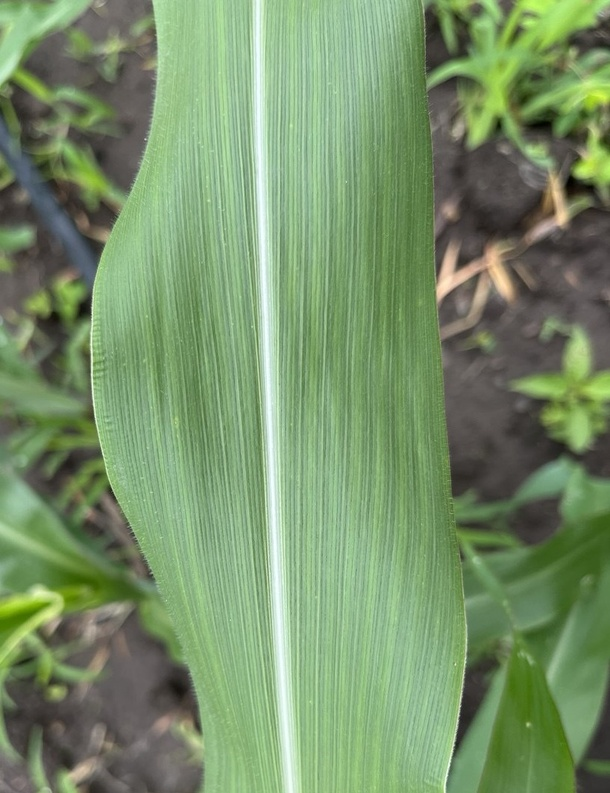
#> input picture dataset/saines/healthy_007.jpg, 610 x 793 px, shrunk from 818 x 1063 before the run; its folder holds 4 pictures in this run
$ python features.py   (older library calls are emulated)
#> lines starting #> are read from the running program, lines starting #| are printed output that depends on the picture; after the words box and inside, x2 and y2 are one past the last pixel; in counts of white or black regions, pixels touching at a corner belong together
"""
TP : Diagnostic Rouille Polysora sur Feuilles de Maïs à Madagascar
PARTIE 1 : Feature Engineering — Du Pixel aux Caractéristiques

Auteur : Rakotoarimalala Tsinjo Tony
"""

import cv2
import numpy as np
import pandas as pd
import os

# ─────────────────────────────────────────────────────────────────────────────
# FEATURE 1 : pct_rouille — Pourcentage de pixels "rouille" (HSV masking)
# ─────────────────────────────────────────────────────────────────────────────
def extraire_pct_rouille(img_bgr):
    """
    Convertit l'image en HSV et crée un masque pour les teintes
    'rouille' (marrons / oranges / jaunes).

    La rouille polysora se manifeste par des pustules de couleur
    orange à brun-orangé → plage HSV : H ∈ [5°, 30°], S > 50%, V > 50%.

    Returns
    -------
    float : proportion de pixels rouille (0.0 à 1.0)
    """
    hsv = cv2.cvtColor(img_bgr, cv2.COLOR_BGR2HSV)

    # Plage HSV pour les teintes orange/brun/rouille
    # En OpenCV : H ∈ [0, 179], S et V ∈ [0, 255]
    lower_rouille = np.array([5,  80, 80],  dtype=np.uint8)
    upper_rouille = np.array([30, 255, 255], dtype=np.uint8)

    masque = cv2.inRange(hsv, lower_rouille, upper_rouille)
    total_pixels = img_bgr.shape[0] * img_bgr.shape[1]
    pixels_rouille = np.count_nonzero(masque)

    return pixels_rouille / total_pixels


# ─────────────────────────────────────────────────────────────────────────────
# FEATURE 2 : rugosite — Variance du gradient de Sobel
# ─────────────────────────────────────────────────────────────────────────────
def extraire_rugosite(img_bgr):
    """
    Applique un filtre de Sobel sur le canal niveaux de gris de l'image.

    Les pustules de rouille créent des irrégularités de surface qui se
    traduisent par des gradients d'intensité élevés. La variance du gradient
    capture cette hétérogénéité texturale.

    Returns
    -------
    float : variance de la magnitude du gradient de Sobel (normalisée)
    """
    gris = cv2.cvtColor(img_bgr, cv2.COLOR_BGR2GRAY)

    # Gradients horizontaux et verticaux (kernel 3×3)
    grad_x = cv2.Sobel(gris, cv2.CV_64F, 1, 0, ksize=3)
    grad_y = cv2.Sobel(gris, cv2.CV_64F, 0, 1, ksize=3)

    # Magnitude du gradient
    magnitude = np.sqrt(grad_x**2 + grad_y**2)

    # La variance mesure la dispersion : élevée → surface irrégulière
    return float(np.var(magnitude))


# ─────────────────────────────────────────────────────────────────────────────
# FEATURE 3 : ratio_saturation — Saturation moyenne de la zone verte
# ─────────────────────────────────────────────────────────────────────────────
def extraire_ratio_saturation(img_bgr):
    """
    Intuition agronomique : Une feuille saine de maïs présente un vert
    franc, saturé et homogène (chlorophylle abondante). Lorsque la rouille
    s'installe, la chlorophylle se dégrade (chlorose) et la saturation
    globale de la zone verte diminue au profit des teintes marron/beige.

    On extrait la saturation moyenne dans l'espace HSV uniquement sur les
    pixels "verts" (H ∈ [35°, 85°]) pour rester robuste aux pustules.

    Returns
    -------
    float : saturation moyenne des pixels verts (0.0 à 1.0)
    """
    hsv = cv2.cvtColor(img_bgr, cv2.COLOR_BGR2HSV)

    # Masque des pixels verts (feuille elle-même)
    lower_vert = np.array([35, 30, 30], dtype=np.uint8)
    upper_vert = np.array([85, 255, 255], dtype=np.uint8)
    masque_vert = cv2.inRange(hsv, lower_vert, upper_vert)

    if np.count_nonzero(masque_vert) == 0:
        # Cas dégénéré : pas de pixel vert détecté
        return 0.0

    # Canal S ∈ [0, 255] → normalisé en [0, 1]
    saturation_canal = hsv[:, :, 1].astype(np.float32) / 255.0
    saturation_verts = saturation_canal[masque_vert > 0]

    return float(np.mean(saturation_verts))


# ─────────────────────────────────────────────────────────────────────────────
# EXTRACTION COMPLÈTE SUR UN DOSSIER
# ─────────────────────────────────────────────────────────────────────────────
def extraire_features_dossier(dossier, label):
    """
    Parcourt un dossier d'images et retourne une liste de dictionnaires
    avec les features de chaque image.
    """
    extensions = {'.jpg', '.jpeg', '.png', '.bmp', '.tiff'}
    lignes = []

    fichiers = sorted([
        f for f in os.listdir(dossier)
        if os.path.splitext(f)[1].lower() in extensions
    ])

    for nom_fichier in fichiers:
        chemin = os.path.join(dossier, nom_fichier)
        img = cv2.imread(chemin)

        if img is None:
            print(f"  [AVERTISSEMENT] Impossible de lire : {chemin}")
            continue

        pct_rouille     = extraire_pct_rouille(img)
        rugosite        = extraire_rugosite(img)
        ratio_sat       = extraire_ratio_saturation(img)

        lignes.append({
            'ID_Image'        : nom_fichier,
            'pct_rouille'     : round(pct_rouille, 6),
            'rugosite'        : round(rugosite, 4),
            'ratio_saturation': round(ratio_sat, 6),
            'label_malade'    : label
        })

    return lignes


# ─────────────────────────────────────────────────────────────────────────────
# SCRIPT PRINCIPAL
# ─────────────────────────────────────────────────────────────────────────────
if __name__ == '__main__':
    DOSSIER_SAINES  = 'dataset/saines'
    DOSSIER_MALADES = 'dataset/malades'
    FICHIER_SORTIE  = 'features.csv'

    print("=" * 60)
    print("  EXTRACTION DE FEATURES — ROUILLE POLYSORA (MAÏS)")
    print("=" * 60)

    print(f"\n[1/2] Traitement des feuilles SAINES  ({DOSSIER_SAINES})...")
    data_saines  = extraire_features_dossier(DOSSIER_SAINES,  label=0)
#> in extraire_features_dossier, img is the input picture: shape (793, 610, 3); mean B, G, R 105.2, 145.3, 119.3
#> in extraire_pct_rouille, `masque = cv2.inRange(hsv, lower_rouille, upper_rouille)`:
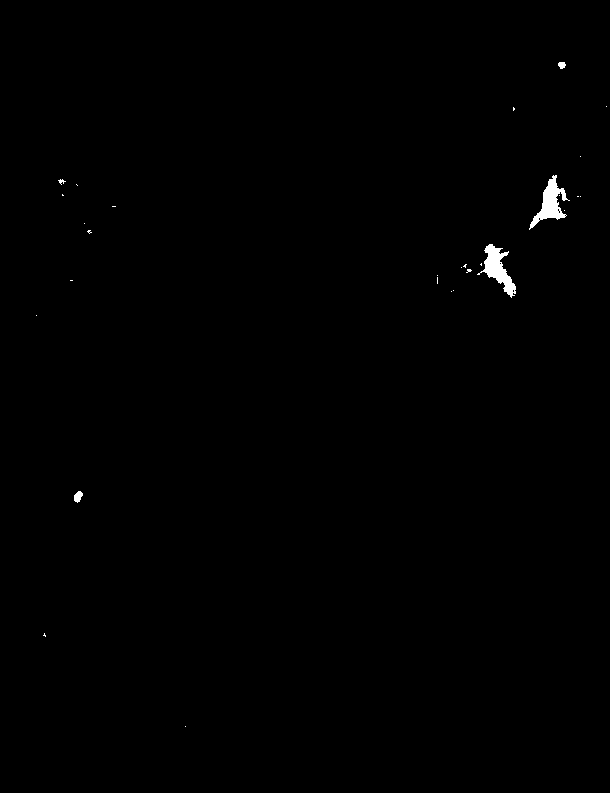
#> masque: shape (793, 610); 0.37% white; 29 white regions (24 under 20 px), largest, box (x1, y1, x2, y2) and area: (477, 244, 516, 298) 791, (529, 175, 570, 230) 782, (74, 491, 83, 503) 73, (558, 62, 566, 69) 43, (58, 179, 66, 185) 22
#> in extraire_pct_rouille, `pixels_rouille = np.count_nonzero(masque)`: pixels_rouille = 1792
#> in extraire_features_dossier, `pct_rouille     = extraire_pct_rouille(img)`: pct_rouille = 0.0037
#> in extraire_rugosite, `gris = cv2.cvtColor(img_bgr, cv2.COLOR_BGR2GRAY)`:
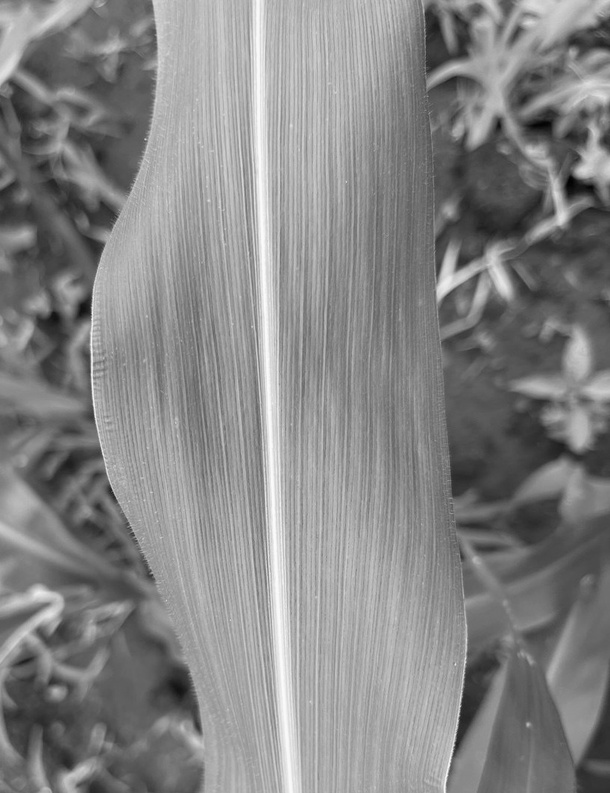
#> gris: shape (793, 610); min 1, max 251, mean 132.9
#> in extraire_rugosite, `grad_x = cv2.Sobel(gris, cv2.CV_64F, 1, 0, ksize=3)`:
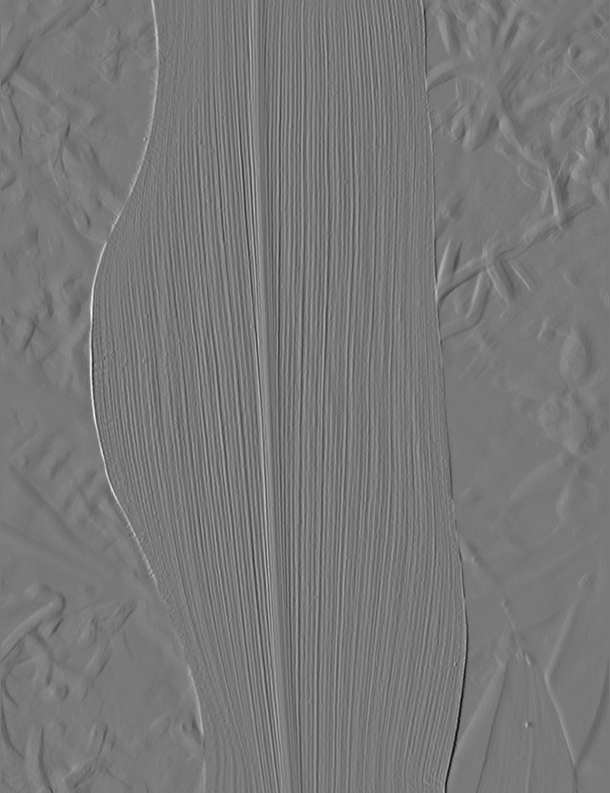
#> grad_x: shape (793, 610) float64; min -662, max 733, mean -0.4; drawn with min black and max white
#> in extraire_rugosite, `grad_y = cv2.Sobel(gris, cv2.CV_64F, 0, 1, ksize=3)`:
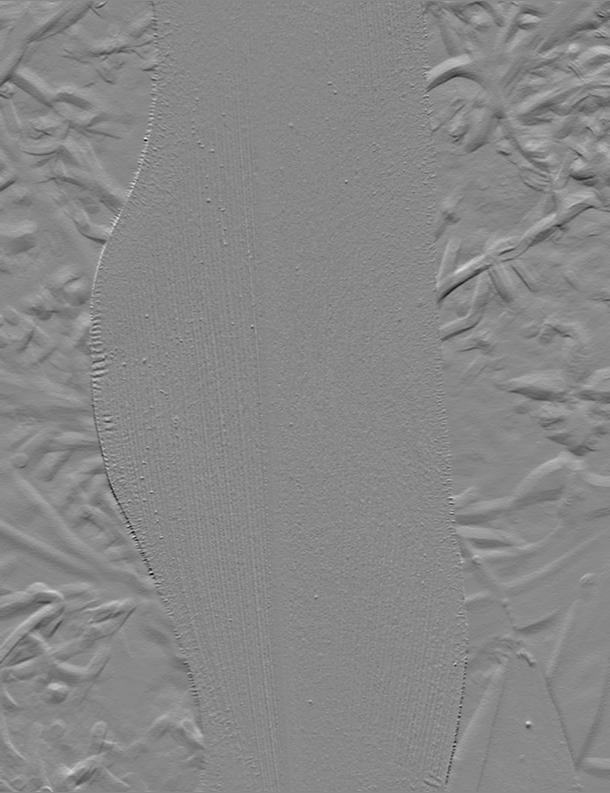
#> grad_y: shape (793, 610) float64; min -358, max 313, mean -0.4; drawn with min black and max white
#> in extraire_rugosite, `magnitude = np.sqrt(grad_x**2 + grad_y**2)`:
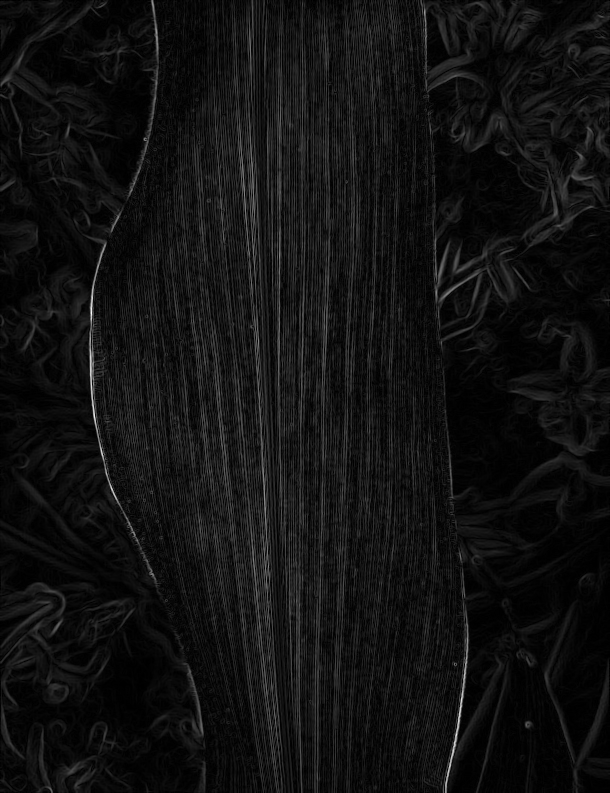
#> magnitude: shape (793, 610) float64; min 0, max 736.4, mean 50.8; drawn with min black and max white
#> in extraire_features_dossier, `rugosite        = extraire_rugosite(img)`: rugosite = 2230.7
#> in extraire_ratio_saturation, `masque_vert = cv2.inRange(hsv, lower_vert, upper_vert)`:
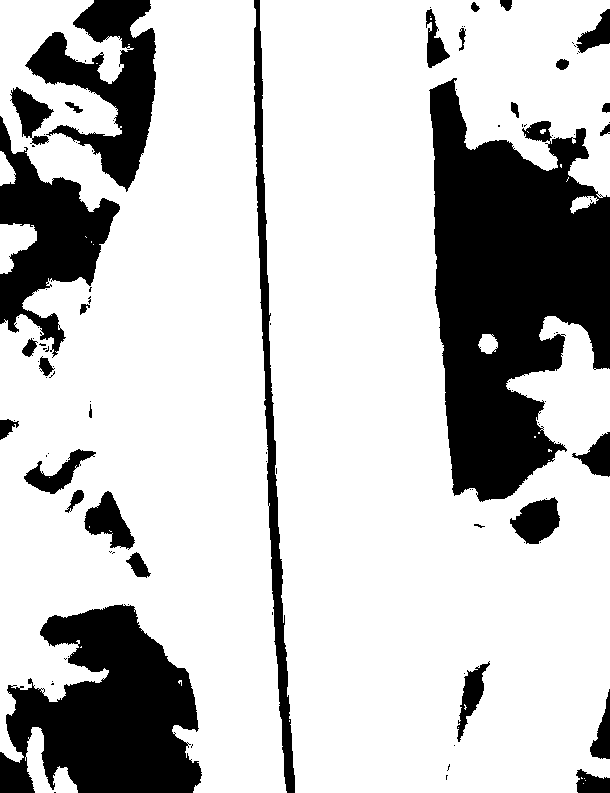
#> masque_vert: shape (793, 610); 76.5% white; 105 black regions (74 under 20 px), largest, box (x1, y1, x2, y2) and area: (429, 78, 610, 502) 48011, (0, 604, 202, 793) 25062, (0, 116, 120, 358) 11630
#> in extraire_ratio_saturation, `saturation_canal = hsv[:, :, 1].astype(np.float32) / 255.0`:
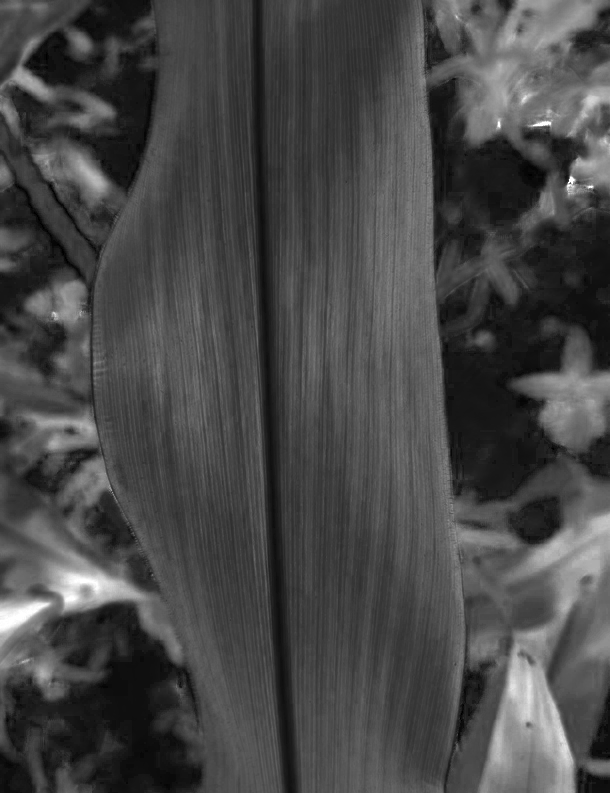
#> saturation_canal: shape (793, 610) float32; min 0, max 1, mean 0.28
#> in extraire_features_dossier, `ratio_sat       = extraire_ratio_saturation(img)`: ratio_sat = 0.326
#> pass 2 of the loop in extraire_features_dossier, `for nom_fichier in fichiers:`:
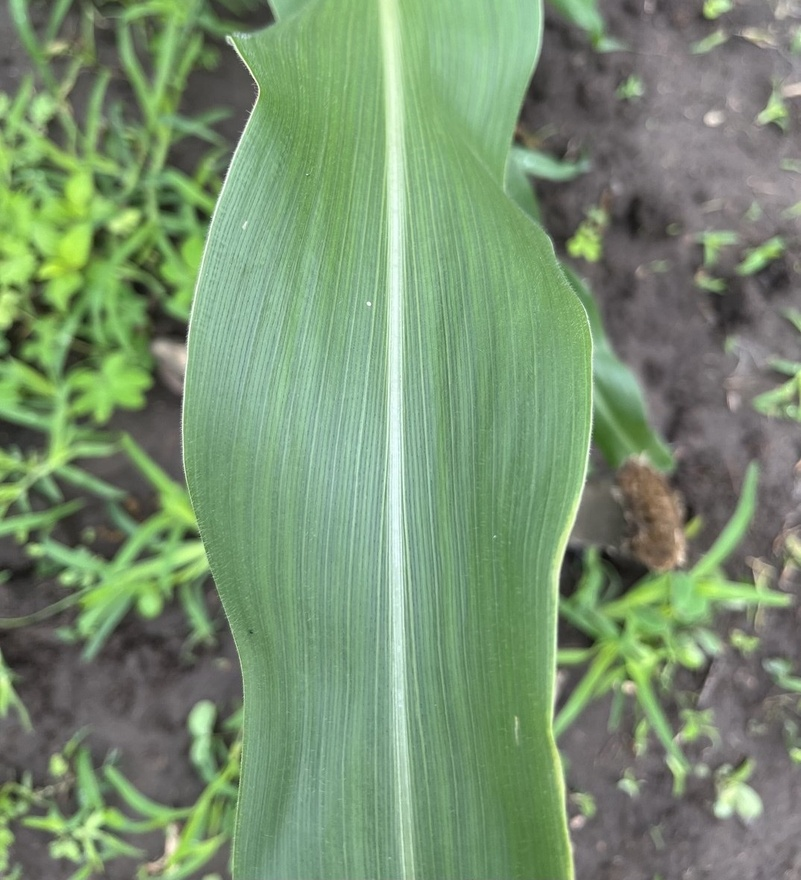
#> input picture dataset/saines/healthy_010.jpg, 801 x 880 px, shrunk from 1074 x 1180 before the run
#> in extraire_features_dossier, img is the input picture: shape (880, 801, 3); mean B, G, R 112.4, 144.9, 120.2
#> in extraire_pct_rouille (call 2), `masque = cv2.inRange(hsv, lower_rouille, upper_rouille)`:
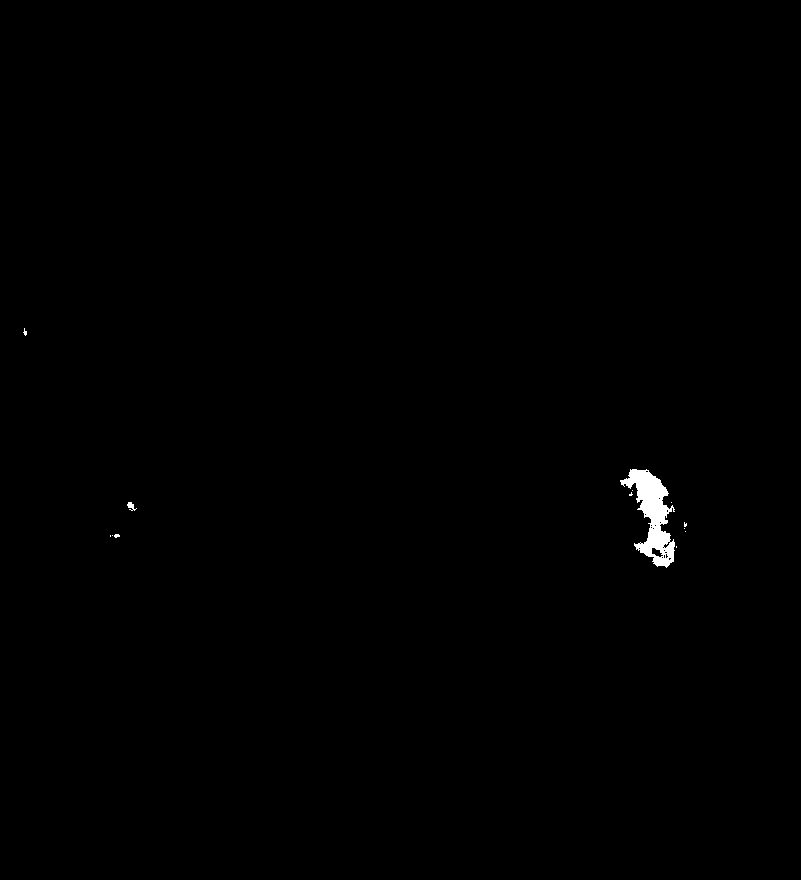
#> masque: shape (880, 801); 0.35% white; 13 white regions (11 under 20 px), largest, box (x1, y1, x2, y2) and area: (620, 469, 675, 568) 2390, (127, 502, 137, 511) 45
#> pixels_rouille = 2499
#> pct_rouille = 0.00355
#> gris: shape (880, 801)
#> grad_x: shape (880, 801) float64
#> grad_y: shape (880, 801) float64
#> magnitude: shape (880, 801) float64
#> rugosite = 1908.2
#> in extraire_ratio_saturation (call 2), `saturation_canal = hsv[:, :, 1].astype(np.float32) / 255.0`:
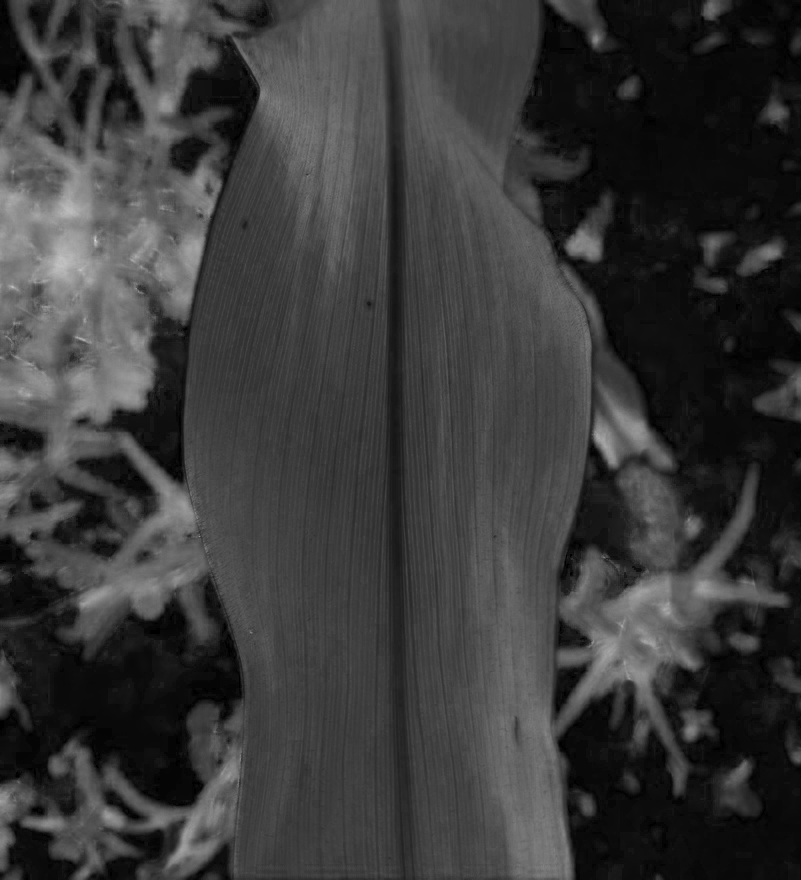
#> saturation_canal: shape (880, 801) float32; min 0, max 0.855, mean 0.227
#> ratio_sat = 0.302
    print(f"      → {len(data_saines)} images traitées")

    print(f"\n[2/2] Traitement des feuilles MALADES ({DOSSIER_MALADES})...")
    data_malades = extraire_features_dossier(DOSSIER_MALADES, label=1)
#> (the run stopped early here; a loop or call above may not have finished)
